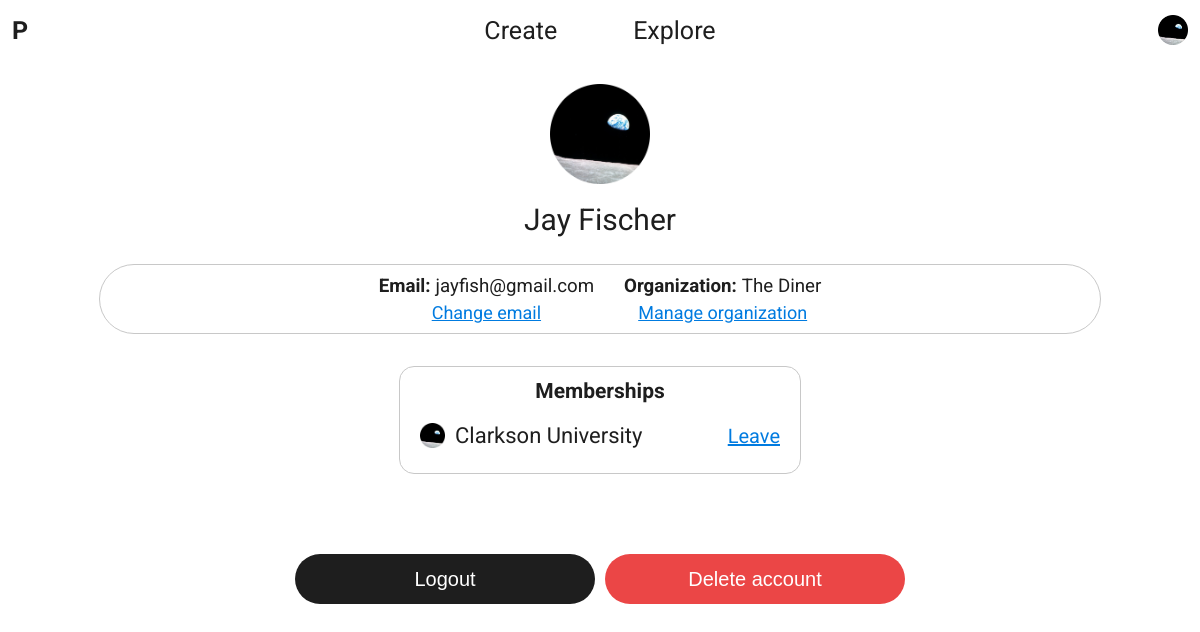
Page /profile/ (signed in) on the earlier database version.
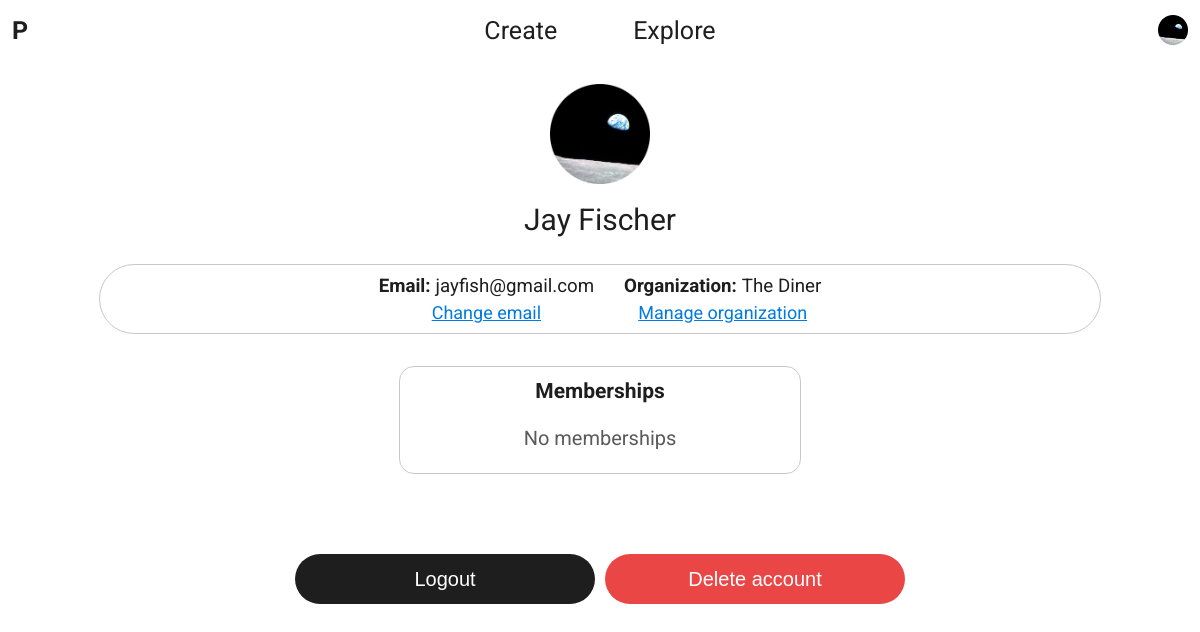
Same page on the later database version.
### builder/models.py (models this page shows)
class Membership(models.Model):
    user = models.ForeignKey(settings.AUTH_USER_MODEL, on_delete=models.CASCADE)
    organization = models.ForeignKey(Organization, on_delete=models.CASCADE)
    relatedDate = models.DateField()
    approved = models.BooleanField(default=False)

class Organization(models.Model):
    name = models.CharField(max_length=LENGTH_SHORT)
    private = models.BooleanField(default=False)
    owner = models.ForeignKey(settings.AUTH_USER_MODEL, on_delete=models.CASCADE)

### meta/views.py (the view, shortened to what this page needs)
# urls.py: path('profile/', views.profile, name='profile'),
@login_required
def profile(request):
    if request.method == 'GET':
        content = {'memberships': Membership.objects.filter(user=request.user, approved=True)[:settings.MAX_DASHBOARD_LIST_ENTRIES],
                   'leaveOrganizationConfirmationPopupData': {'prompt': None,
                                                              'confirmButtonText': 'Leave',
                                                              'formName': 'membershipIdToEnd',
                                                              'formValue': None,
                                                              'dismissButtonText': 'Cancel'},
                   'changeEmailForm': ChangeEmailForm(),
                   'logoutPopupData': {'prompt': 'Logout of <b>{}</b>?'.format(request.user.email),
                                       'confirmButtonText': 'Logout',
                                       'formName': 'logout',
                                       'formValue': True,
                                       'dismissButtonText': 'Back'},
                   'deleteAccountPopupData': {'prompt': '''This will permanently delete the account associated
                                                           with <br><br><b>{}</b><br><br> All data will be lost
                                                           and this action cannot be undone.'''.format(request.user.email),
                                              'confirmButtonText': 'Delete',
                                              'formName': 'deleteAccount',
                                              'formValue': True,
                                              'dismissButtonText': 'Back'}}
        return render(request, 'profile.html', content)

### meta/templates/profile.html (shortened to what this page needs)
<html>
    {% load static %}
    <head>
        <link rel="stylesheet" type="text/css" href="{% static 'styles/profile.css' %}">
    </head>
    <body>
        {% include 'core.html' %}
        <div class="content">
            {% if request.user.profile.organization %}
                <img src="{% static 'images/earth.png' %}" alt="earth">
            {% else %}
                <img src="{% static 'images/cliff.png' %}" alt="cliff">
            {% endif %}
            <h2 style="font-size: 30px">{{ request.user.get_full_name }}</h2>
            <div class="stats-bar" style="margin-top: 3vh">
                <div class="item">
                    <h3><b>Email: </b>{{ request.user.email }}</h3>
                    <a onclick="changeEmailPopup.display()">Change email</a>
                </div>
                {% if request.user.profile.organization %}
                    <div class="item">
                        <h3><b>Organization: </b>{{ request.user.profile.organization.name }}</h3>
                        <a href="{% url 'manage_organization' %}">Manage organization</a>
                    </div>
                {% endif %}
            </div>
            <div class="dashboard">
                <div class="item" style="max-width: 400px">
                    <h3>Memberships</h3>
                    {% if memberships %}
                        <div class="list">
                            {% for membership in memberships %}
                                {% if forloop.counter == memberships|length %}
                                <div class="element" style="margin-bottom: 5px">
                                {% else %}
                                <div class="element">
                                {% endif %}
                                    <div class="info">
                                        <div class="iconname">
                                            <img src="{% static 'images/earth.png' %}" alt="earth">
                                            <h4>{{ membership.organization.name }}</h4>
                                        </div>
                                    </div>
                                    <div class="actions">
                                        <a onclick="confirmationPopup.display('leaveOrganizationConfirmationPopupData',
                                                                            null,
                                                                            {{ membership.id }},
                                                                            'Leave <b>{{ membership.organization.name }}</b>?<br><br>You will no longer be a member of this organization.')">Leave</a>
                                    </div>
                                </div>
                            {% endfor %}
                        </div>
                    {% else %}
                        <div class="empty-list">
                            <h4>No memberships</h4>
                        </div>
                    {% endif %}
                </div>
            </div>
            <div class="account-actions">
                <button class="action-button" onclick="confirmationPopup.display('logoutPopupData')">Logout</button>
                <button class="action-button" id="deleteAccountButton" onclick="confirmationPopup.display('deleteAccountPopupData')">Delete account</button>
            </div>
        </div>
        {% include 'base_popup.html' %}
        {% include 'confirmation_popup.html' %}
        {% include 'change_email_popup.html' %}
    </body>
</html>

Differences in the rows shown:
removed Membership: organization.name "Clarkson University"
Other differences:
text now shown: "No memberships"
